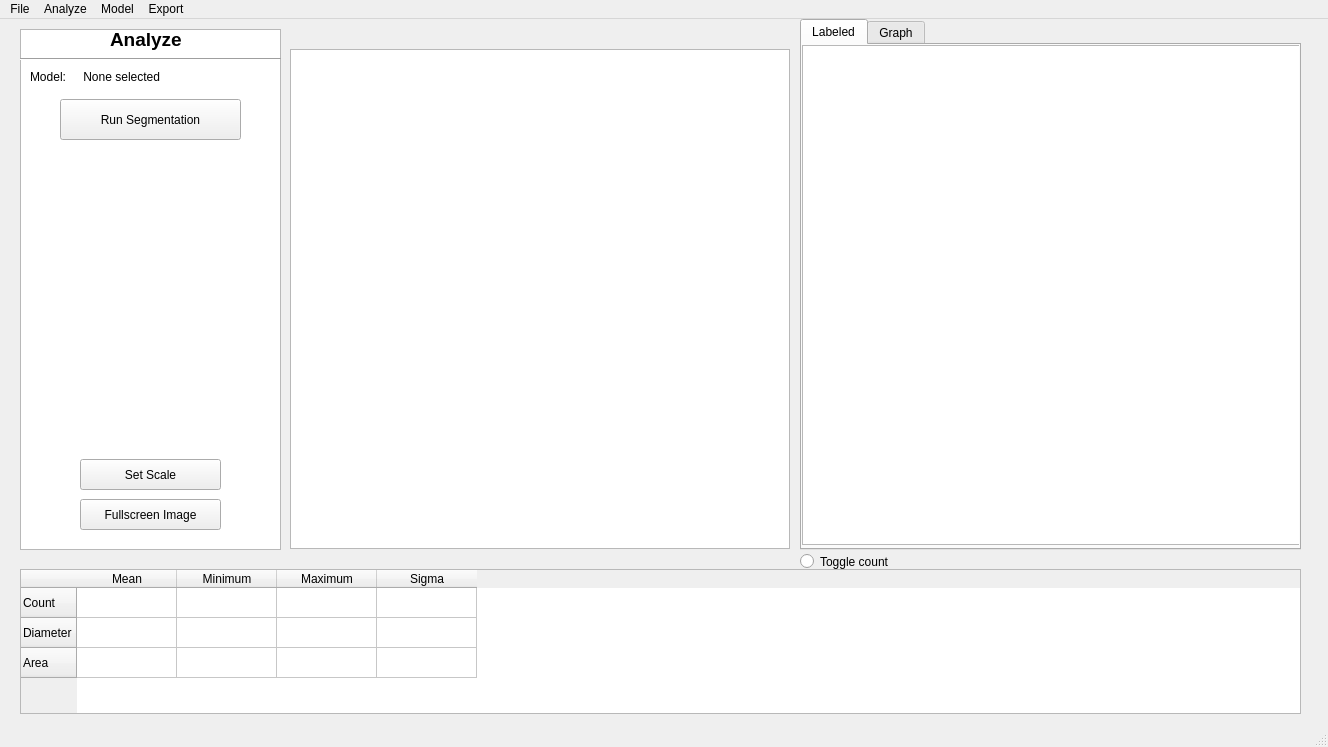
<?xml version="1.0" encoding="UTF-8"?>
<ui version="4.0">
 <class>MainWindow</class>
 <widget class="QMainWindow" name="MainWindow">
  <property name="geometry">
   <rect>
    <x>0</x>
    <y>0</y>
    <width>1328</width>
    <height>747</height>
   </rect>
  </property>
  <property name="sizePolicy">
   <sizepolicy hsizetype="Expanding" vsizetype="Expanding">
    <horstretch>0</horstretch>
    <verstretch>0</verstretch>
   </sizepolicy>
  </property>
  <property name="windowTitle">
   <string>MainWindow</string>
  </property>
  <widget class="QWidget" name="centralwidget">
   <property name="sizePolicy">
    <sizepolicy hsizetype="Expanding" vsizetype="Expanding">
     <horstretch>255</horstretch>
     <verstretch>255</verstretch>
    </sizepolicy>
   </property>
   <widget class="QListWidget" name="options_widget">
    <property name="geometry">
     <rect>
      <x>20</x>
      <y>10</y>
      <width>261</width>
      <height>521</height>
     </rect>
    </property>
    <property name="sizePolicy">
     <sizepolicy hsizetype="Expanding" vsizetype="Expanding">
      <horstretch>255</horstretch>
      <verstretch>255</verstretch>
     </sizepolicy>
    </property>
   </widget>
   <widget class="QTableWidget" name="table_widget">
    <property name="geometry">
     <rect>
      <x>20</x>
      <y>550</y>
      <width>1281</width>
      <height>145</height>
     </rect>
    </property>
    <property name="sizePolicy">
     <sizepolicy hsizetype="Expanding" vsizetype="Expanding">
      <horstretch>255</horstretch>
      <verstretch>255</verstretch>
     </sizepolicy>
    </property>
    <property name="editTriggers">
     <set>QAbstractItemView::NoEditTriggers</set>
    </property>
    <row>
     <property name="text">
      <string>Count</string>
     </property>
    </row>
    <row>
     <property name="text">
      <string>Diameter</string>
     </property>
    </row>
    <row>
     <property name="text">
      <string>Area</string>
     </property>
    </row>
    <column>
     <property name="text">
      <string>Mean</string>
     </property>
    </column>
    <column>
     <property name="text">
      <string>Minimum</string>
     </property>
    </column>
    <column>
     <property name="text">
      <string>Maximum</string>
     </property>
    </column>
    <column>
     <property name="text">
      <string>Sigma</string>
     </property>
    </column>
    <item row="0" column="0">
     <property name="text">
      <string/>
     </property>
    </item>
    <item row="0" column="1">
     <property name="text">
      <string/>
     </property>
    </item>
    <item row="0" column="2">
     <property name="text">
      <string/>
     </property>
    </item>
    <item row="0" column="3">
     <property name="text">
      <string/>
     </property>
    </item>
    <item row="1" column="0">
     <property name="text">
      <string/>
     </property>
    </item>
    <item row="1" column="1">
     <property name="text">
      <string/>
     </property>
    </item>
    <item row="1" column="2">
     <property name="text">
      <string/>
     </property>
    </item>
    <item row="1" column="3">
     <property name="text">
      <string/>
     </property>
    </item>
    <item row="2" column="0">
     <property name="text">
      <string/>
     </property>
    </item>
    <item row="2" column="1">
     <property name="text">
      <string/>
     </property>
    </item>
    <item row="2" column="2">
     <property name="text">
      <string/>
     </property>
    </item>
    <item row="2" column="3">
     <property name="text">
      <string/>
     </property>
    </item>
   </widget>
   <widget class="QTabWidget" name="plots_tab_view">
    <property name="geometry">
     <rect>
      <x>800</x>
      <y>0</y>
      <width>501</width>
      <height>531</height>
     </rect>
    </property>
    <property name="sizePolicy">
     <sizepolicy hsizetype="Expanding" vsizetype="Expanding">
      <horstretch>255</horstretch>
      <verstretch>255</verstretch>
     </sizepolicy>
    </property>
    <property name="focusPolicy">
     <enum>Qt::NoFocus</enum>
    </property>
    <property name="currentIndex">
     <number>0</number>
    </property>
    <widget class="QWidget" name="tab1">
     <attribute name="title">
      <string>Labeled</string>
     </attribute>
     <widget class="QGraphicsView" name="plot_segmentation">
      <property name="geometry">
       <rect>
        <x>0</x>
        <y>0</y>
        <width>500</width>
        <height>500</height>
       </rect>
      </property>
      <property name="verticalScrollBarPolicy">
       <enum>Qt::ScrollBarAlwaysOff</enum>
      </property>
      <property name="horizontalScrollBarPolicy">
       <enum>Qt::ScrollBarAlwaysOff</enum>
      </property>
      <property name="sizeAdjustPolicy">
       <enum>QAbstractScrollArea::AdjustToContents</enum>
      </property>
     </widget>
    </widget>
    <widget class="QWidget" name="tab2">
     <attribute name="title">
      <string>Graph</string>
     </attribute>
     <widget class="QFrame" name="plot_histogram">
      <property name="geometry">
       <rect>
        <x>0</x>
        <y>0</y>
        <width>511</width>
        <height>501</height>
       </rect>
      </property>
      <property name="sizePolicy">
       <sizepolicy hsizetype="Preferred" vsizetype="Preferred">
        <horstretch>0</horstretch>
        <verstretch>0</verstretch>
       </sizepolicy>
      </property>
      <property name="cursor">
       <cursorShape>ArrowCursor</cursorShape>
      </property>
      <property name="frameShape">
       <enum>QFrame::StyledPanel</enum>
      </property>
      <property name="frameShadow">
       <enum>QFrame::Raised</enum>
      </property>
     </widget>
    </widget>
   </widget>
   <widget class="QGraphicsView" name="graphicsView">
    <property name="geometry">
     <rect>
      <x>290</x>
      <y>30</y>
      <width>500</width>
      <height>500</height>
     </rect>
    </property>
    <property name="sizePolicy">
     <sizepolicy hsizetype="Expanding" vsizetype="Expanding">
      <horstretch>255</horstretch>
      <verstretch>255</verstretch>
     </sizepolicy>
    </property>
    <property name="verticalScrollBarPolicy">
     <enum>Qt::ScrollBarAlwaysOff</enum>
    </property>
    <property name="horizontalScrollBarPolicy">
     <enum>Qt::ScrollBarAlwaysOff</enum>
    </property>
    <property name="sizeAdjustPolicy">
     <enum>QAbstractScrollArea::AdjustToContents</enum>
    </property>
   </widget>
   <widget class="Line" name="line">
    <property name="geometry">
     <rect>
      <x>20</x>
      <y>30</y>
      <width>261</width>
      <height>20</height>
     </rect>
    </property>
    <property name="orientation">
     <enum>Qt::Horizontal</enum>
    </property>
   </widget>
   <widget class="QLabel" name="label">
    <property name="geometry">
     <rect>
      <x>110</x>
      <y>10</y>
      <width>91</width>
      <height>21</height>
     </rect>
    </property>
    <property name="sizePolicy">
     <sizepolicy hsizetype="Expanding" vsizetype="Fixed">
      <horstretch>0</horstretch>
      <verstretch>0</verstretch>
     </sizepolicy>
    </property>
    <property name="font">
     <font>
      <pointsize>14</pointsize>
      <weight>75</weight>
      <bold>true</bold>
     </font>
    </property>
    <property name="text">
     <string>Analyze</string>
    </property>
   </widget>
   <widget class="QPushButton" name="fullscreen_image_button">
    <property name="geometry">
     <rect>
      <x>80</x>
      <y>480</y>
      <width>141</width>
      <height>31</height>
     </rect>
    </property>
    <property name="sizePolicy">
     <sizepolicy hsizetype="Expanding" vsizetype="Fixed">
      <horstretch>0</horstretch>
      <verstretch>0</verstretch>
     </sizepolicy>
    </property>
    <property name="text">
     <string>Fullscreen Image</string>
    </property>
   </widget>
   <widget class="QRadioButton" name="radioButton">
    <property name="geometry">
     <rect>
      <x>800</x>
      <y>530</y>
      <width>109</width>
      <height>25</height>
     </rect>
    </property>
    <property name="text">
     <string>Toggle count</string>
    </property>
   </widget>
   <widget class="QLabel" name="input_image_metadata">
    <property name="geometry">
     <rect>
      <x>290</x>
      <y>10</y>
      <width>501</width>
      <height>19</height>
     </rect>
    </property>
    <property name="text">
     <string/>
    </property>
   </widget>
   <widget class="QPushButton" name="setScaleButton">
    <property name="geometry">
     <rect>
      <x>80</x>
      <y>440</y>
      <width>141</width>
      <height>31</height>
     </rect>
    </property>
    <property name="sizePolicy">
     <sizepolicy hsizetype="Expanding" vsizetype="Expanding">
      <horstretch>0</horstretch>
      <verstretch>0</verstretch>
     </sizepolicy>
    </property>
    <property name="text">
     <string>Set Scale</string>
    </property>
   </widget>
   <widget class="QPushButton" name="runSegmentationBtn">
    <property name="geometry">
     <rect>
      <x>60</x>
      <y>80</y>
      <width>181</width>
      <height>41</height>
     </rect>
    </property>
    <property name="sizePolicy">
     <sizepolicy hsizetype="Expanding" vsizetype="Expanding">
      <horstretch>0</horstretch>
      <verstretch>0</verstretch>
     </sizepolicy>
    </property>
    <property name="text">
     <string>Run Segmentation</string>
    </property>
   </widget>
   <widget class="QLabel" name="current_model_label">
    <property name="geometry">
     <rect>
      <x>80</x>
      <y>50</y>
      <width>181</width>
      <height>16</height>
     </rect>
    </property>
    <property name="text">
     <string> None selected</string>
    </property>
   </widget>
   <widget class="QLabel" name="current_model_label_2">
    <property name="geometry">
     <rect>
      <x>30</x>
      <y>50</y>
      <width>61</width>
      <height>16</height>
     </rect>
    </property>
    <property name="text">
     <string>Model: </string>
    </property>
   </widget>
  </widget>
  <widget class="QMenuBar" name="menubar">
   <property name="geometry">
    <rect>
     <x>0</x>
     <y>0</y>
     <width>1328</width>
     <height>26</height>
    </rect>
   </property>
   <widget class="QMenu" name="menu_file">
    <property name="title">
     <string>File</string>
    </property>
    <addaction name="action_open_image"/>
   </widget>
   <widget class="QMenu" name="menu_model">
    <property name="title">
     <string>Model</string>
    </property>
    <addaction name="action_load_model"/>
    <addaction name="action_train_model"/>
    <addaction name="action_new_data_train_model"/>
    <addaction name="action_test_model"/>
   </widget>
   <widget class="QMenu" name="menuTools">
    <property name="title">
     <string>Export</string>
    </property>
    <addaction name="actionExport_Segmentation_2"/>
    <addaction name="actionExport_Data_as_csv"/>
   </widget>
   <widget class="QMenu" name="menuRun">
    <property name="title">
     <string>Analyze</string>
    </property>
    <addaction name="actionRun_Segmentation_on_Current_Image"/>
    <addaction name="actionRun_Segmentation_on_folder"/>
   </widget>
   <addaction name="menu_file"/>
   <addaction name="menuRun"/>
   <addaction name="menu_model"/>
   <addaction name="menuTools"/>
  </widget>
  <widget class="QStatusBar" name="statusbar">
   <property name="font">
    <font>
     <pointsize>9</pointsize>
    </font>
   </property>
   <property name="autoFillBackground">
    <bool>false</bool>
   </property>
  </widget>
  <action name="action_new_data_train_model">
   <property name="text">
    <string>Train New Model on Custom Data</string>
   </property>
  </action>
  <action name="action_train_model">
   <property name="text">
    <string>Train New Model</string>
   </property>
  </action>
  <action name="action_open_image">
   <property name="text">
    <string>Open Image</string>
   </property>
  </action>
  <action name="actionExport_Segmentation">
   <property name="text">
    <string>Export Segmentation</string>
   </property>
  </action>
  <action name="actionExport_Segmentation_2">
   <property name="text">
    <string>Export Segmentation</string>
   </property>
  </action>
  <action name="actionExport_Data_as_csv">
   <property name="text">
    <string>Export Data as csv</string>
   </property>
  </action>
  <action name="actionRun_Segmentation_on_Current_Image">
   <property name="text">
    <string>Run Segmentation on Current Image</string>
   </property>
   <property name="iconText">
    <string>Run Segmentation</string>
   </property>
  </action>
  <action name="action_test_model">
   <property name="text">
    <string>Test Model</string>
   </property>
  </action>
  <action name="action_load_model">
   <property name="text">
    <string>Load Model</string>
   </property>
  </action>
  <action name="actionRun_Segmentation_on_folder">
   <property name="text">
    <string>Run Segmentation on folder</string>
   </property>
  </action>
 </widget>
 <resources/>
 <connections/>
</ui>
